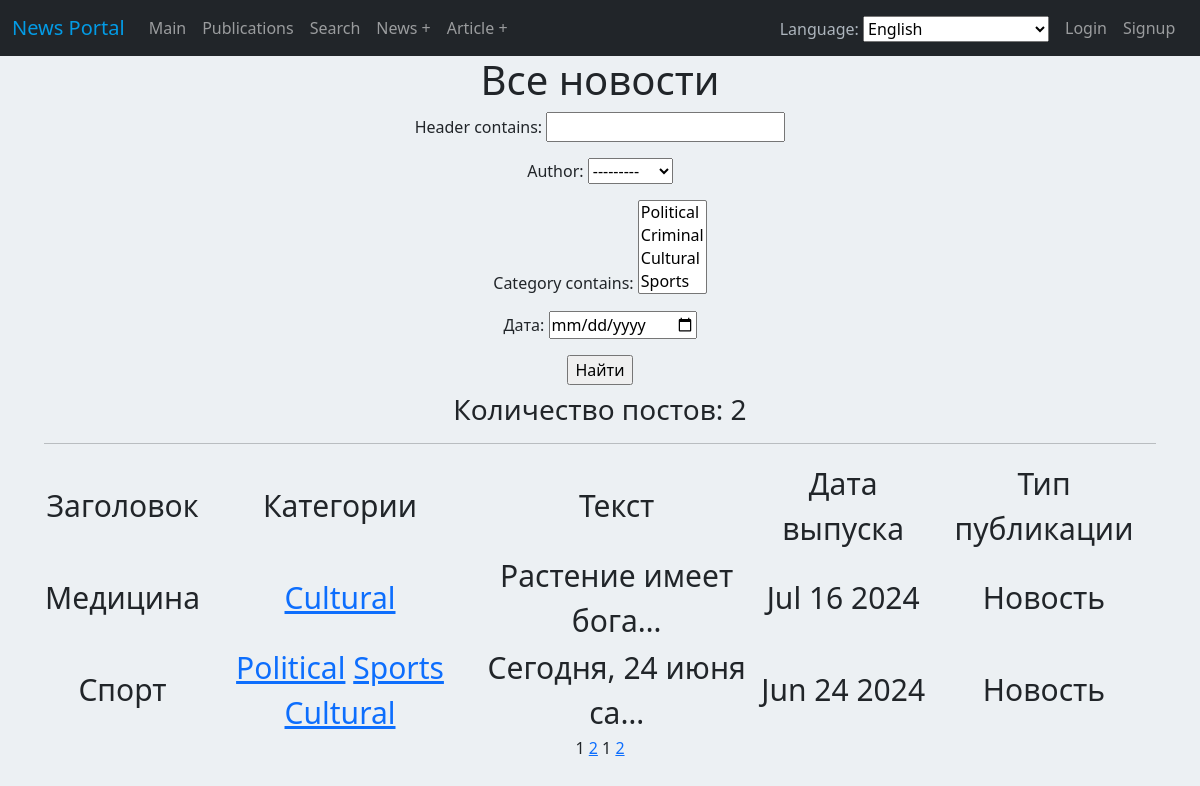
Page /news/ on the committed database.
### news/models.py (models this page shows, shortened)
class Post(models.Model):
    news = 'NS'
    article = 'AR'
    POSITIONS = [
        (news, "Новость"),
        (article, "Статья")
    ]
    positions = models.CharField(max_length=2, choices=POSITIONS, default=news)
    author = models.ForeignKey(Author, on_delete=models.CASCADE)
    create_time = models.DateTimeField(auto_now_add = True)
    category = models.ManyToManyField(Category, through='PostCategory')
    header = models.CharField(max_length=255)
    text = models.TextField()
    rating = models.IntegerField(default=0)

class Category(models.Model):
    name = models.CharField(max_length=255, unique=True)
    subscribers = models.ManyToManyField(User, blank=True, null=True, related_name='categories')
    def __str__(self):
        return self.name.title()

### news/views.py (the view)
# urls.py: path('', PostList.as_view(), name='post_list'),
class PostList(ListView):
    model = Post
    ordering = '-create_time'
    template_name = 'news.html'
    context_object_name = 'news'
    paginate_by = 2
    def get_queryset(self):
        queryset = super().get_queryset()
        self.filterset = PostFilter(self.request.GET, queryset)
        return self.filterset.qs
    def get_context_data(self, **kwargs):
        context = super().get_context_data(**kwargs)
        context['filterset'] = self.filterset
        return context

### news/models.py (called while the page is built, shortened)
    def __str__(self):
        return f'{self.user}: {self.rating}'

### news/templatetags/custom_filters.py (called while the page is built)
@register.filter()
def censor(value):
   for word in censor_list:
      value = value.replace(word[1:], '*' * len(word[1:]))
   return value

### news/templatetags/custom_tags.py (called while the page is built)
@register.simple_tag(takes_context=True)
def url_replace(context, **kwargs):
   d = context['request'].GET.copy()
   for k, v in kwargs.items():
       d[k] = v
   return d.urlencode()

### templates/news.html (shortened to what this page needs)
{% extends 'flatpages/default.html' %}
{% load custom_filters %}
{% load custom_tags %}
{% load cache %}
{% block content %}
   <h1>Все новости</h1>
   <form action="" method="get">
       {{ filterset.form.as_p }}
       <input type="submit" value="Найти" />
   </form>
   <h3>Количество постов: {{ news|length }}</h3>
   <hr>
   {% if news %}
       <table style="font-size: 30px;">
           <tr>
               <td>Заголовок</td>
               <td>Категории</td>
               <td>Текст</td>
               <td>Дата выпуска</td>
               <td>Тип публикации</td>
           </tr>
           {% for news in news %}
           <tr>
               <td>{{ news.header|censor }}</td>
               <td>
               {% for category in news.category.all %}
               <a href="{% url 'category_list' category.id %}">{{ category }}</a>
               {% endfor %}
               </td>
               <td>{{ news.text|truncatechars:20|censor }}</td>
               <td>{{ news.create_time|date:'M d Y' }}</td>
               <td>{{ news.get_positions_display }}</td>
           </tr>
           {% endfor %}
       </table>
   {% else %}
       <h2>Новостей нет!</h2>
   {% endif %}
   {{ page_obj.number }}
   {% if page_obj.has_next %}
       <a href="?{% url_replace page=page_obj.next_page_number %}">{{ page_obj.next_page_number }}</a>
   {% endif %}
{% endblock content %}

### rows in the picture
Post: header|censor "Медицина", text|censor "Растение имеет бога…", create_time "Jul 16 2024", positions "Новость"
Category: name "Cultural"
Post: header|censor "Спорт", text|censor "Сегодня, 24 июня са…", create_time "Jun 24 2024", positions "Новость"
Category: name "Political"
Category: name "Sports"

### other values in the picture
{{ news|length }} "2"
{{ page_obj.number }} "1"
{{ page_obj.next_page_number }} "2"
